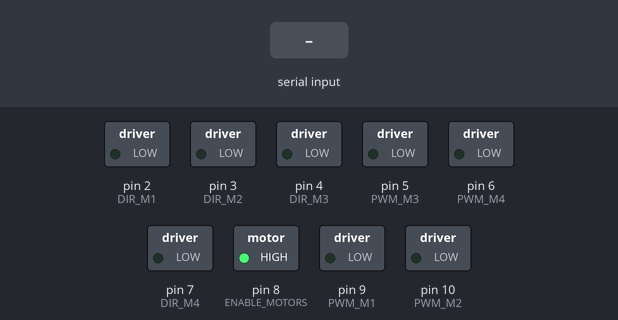
This sketch was run on a simulated Arduino Uno, built with avr-gcc and run on an emulated ATmega328P. Shown: switched loads named in the sketch (green lamp = pin HIGH). The test bench sets the inputs (shaded band). Pins used as bus, display or sensor lines are not drawn.

Above: at 1.2 s.
1.3 s: "90,45\n" received over Serial
At 2.1 s:
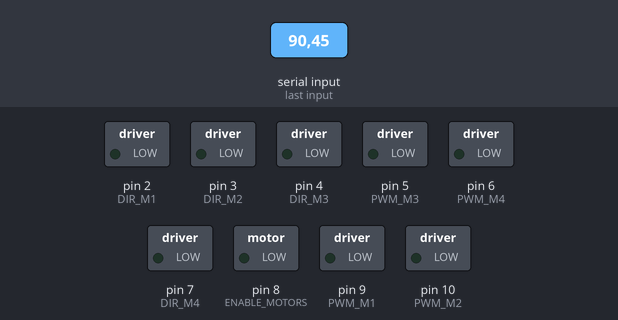
3.0 s: "30,150\n" received over Serial
At 3.13 s:
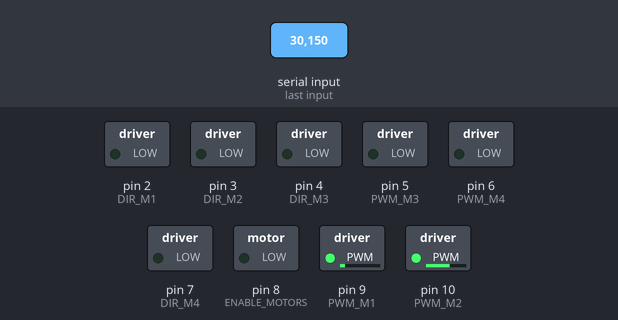
4.7 s: "5\n" received over Serial
At 5.5 s:
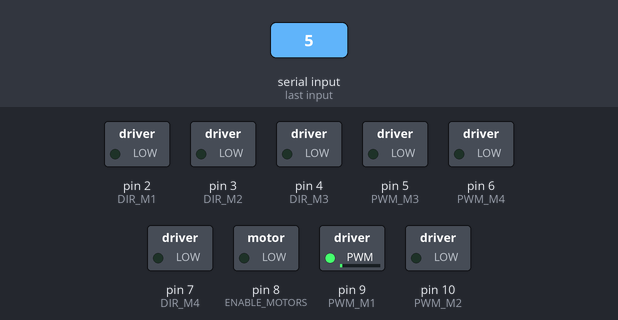
6.3 s: "90\n" received over Serial
At 6.8 s:
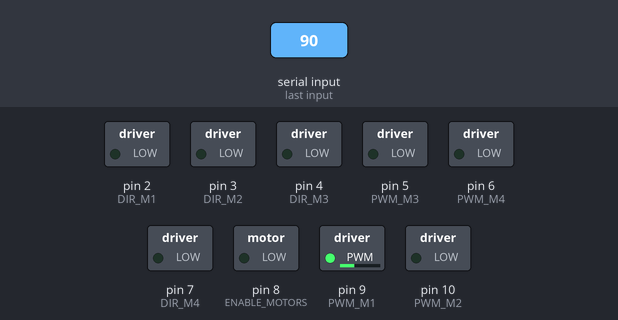
7.9 s: "200\n" received over Serial
At 9.2 s:
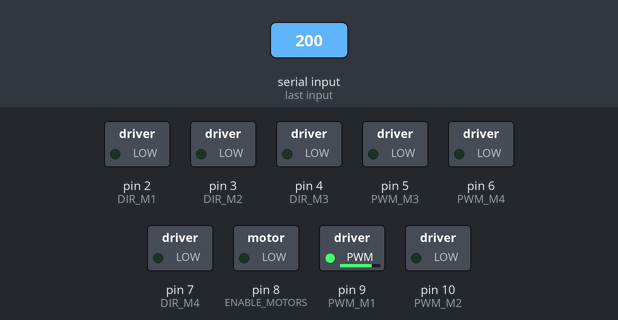
9.5 s: "1,90\n" received over Serial
At 9.63 s:
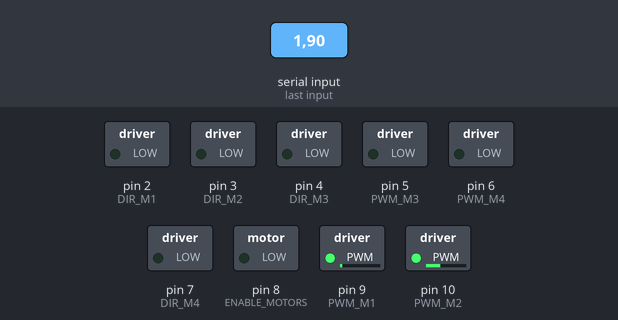
Timing chart, 0 to 12.2 s (numbered marks = the images above; inputs shaded):
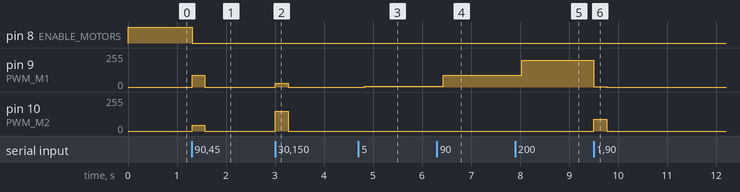

The sketch:

multimoto_serial_control.ino
```cpp
/*
    Robot Power MultiMoto v1.0 demo
    This software is released into the Public Domain

    This demo shows the setup of the L9958 chips and runs the 4 motor outputs
    independently.  Also Timer0 and Timer1 are set to higher frequency than standard.
    This may affect the millisecond timer function.

    v1.0 - initial release

*/

// include the SPI library:
#include <SPI.h>

// L9958 slave select pins for SPI
#define SS_M4 14
#define SS_M3 13
#define SS_M2 12
#define SS_M1 11

// L9958 DIRection pins
#define DIR_M1 2
#define DIR_M2 3
#define DIR_M3 4
#define DIR_M4 7

// L9958 PWM pins
#define PWM_M1 9
#define PWM_M2 10    // Timer1
#define PWM_M3 5
#define PWM_M4 6     // Timer0

// L9958 Enable for all 4 motors
#define ENABLE_MOTORS 8

int pwm1, pwm2, pwm3, pwm4;
int dir1, dir2, dir3, dir4;


void setup() {

  Serial.begin(9600);

  unsigned int configWord;

    // put your setup code here, to run once:
  pinMode(SS_M4, OUTPUT); digitalWrite(SS_M4, HIGH);  // HIGH = not selected
  pinMode(SS_M3, OUTPUT); digitalWrite(SS_M3, HIGH);
  pinMode(SS_M2, OUTPUT); digitalWrite(SS_M2, HIGH);
  pinMode(SS_M1, OUTPUT); digitalWrite(SS_M1, HIGH);

  // L9958 DIRection pins
  pinMode(DIR_M1, OUTPUT);
  pinMode(DIR_M2, OUTPUT);
  pinMode(DIR_M3, OUTPUT);
  pinMode(DIR_M4, OUTPUT);

  // L9958 PWM pins
  pinMode(PWM_M1, OUTPUT);  digitalWrite(PWM_M1, LOW);
  pinMode(PWM_M2, OUTPUT);  digitalWrite(PWM_M2, LOW);    // Timer1
  pinMode(PWM_M3, OUTPUT);  digitalWrite(PWM_M3, LOW);
  pinMode(PWM_M4, OUTPUT);  digitalWrite(PWM_M4, LOW);    // Timer0

  // L9958 Enable for all 4 motors
  pinMode(ENABLE_MOTORS, OUTPUT);  digitalWrite(ENABLE_MOTORS, HIGH);   // HIGH = disabled

  /******* Set up L9958 chips *********
  ' L9958 Config Register
  ' Bit
  '0 - RES
  '1 - DR - reset
  '2 - CL_1 - curr limit
  '3 - CL_2 - curr_limit
  '4 - RES
  '5 - RES
  '6 - RES
  '7 - RES
  '8 - VSR - voltage slew rate
  '9 - ISR - current slew rate
  '10 - ISR_DIS - current slew disable
  '11 - OL_ON - open load enable
  '12 - RES
  '13 - RES
  '14 - 0 - always zero
  '15 - 0 - always zero
  */

  // set to max current limit and disable ISR slew limiting
  configWord = 0b0000010000001100;

  SPI.begin();
  SPI.setBitOrder(LSBFIRST);
  SPI.setDataMode(SPI_MODE1);  // clock pol = low, phase = high

  // Motor 1
  digitalWrite(SS_M1, LOW);
  SPI.transfer(lowByte(configWord));
  SPI.transfer(highByte(configWord));
  digitalWrite(SS_M1, HIGH);
  // Motor 2
  digitalWrite(SS_M2, LOW);
  SPI.transfer(lowByte(configWord));
  SPI.transfer(highByte(configWord));
  digitalWrite(SS_M2, HIGH);
  // Motor 3
  digitalWrite(SS_M3, LOW);
  SPI.transfer(lowByte(configWord));
  SPI.transfer(highByte(configWord));
  digitalWrite(SS_M3, HIGH);
  // Motor 4
  digitalWrite(SS_M4, LOW);
  SPI.transfer(lowByte(configWord));
  SPI.transfer(highByte(configWord));
  digitalWrite(SS_M4, HIGH);

  // Reduce the PWM frequency to about 8kHz
  // Note, this will screw up the timer functions that use Timer0 such as millis()
  setPwmFrequency(PWM_M1, 8);
  setPwmFrequency(PWM_M3, 8);
}


// *******************************************
// ************** Main Loop ******************
// *******************************************
void loop() {

  while (Serial.available() > 0) {
    int LED_1 = Serial.parseInt();
    int LED_2 = Serial.parseInt();

//    LED_1 and LED_2 should be from 0 - 255
    analogWrite(PWM_M1, LED_1);  digitalWrite(DIR_M1, dir1);
    analogWrite(PWM_M2, LED_2);  digitalWrite(DIR_M2, dir1);

//    Serial.print(LED_1);
//    Serial.print(LED_2);

    digitalWrite(ENABLE_MOTORS, LOW);  // enable = LOW
    delay(100);
  }
//  // put your main code here, to run repeatedly:
//
//  //dir1 = 1; dir2 = 0; dir3 = 0; dir4 = 0;
//  //pwm1 = 47; pwm2 = 154; pwm3 = 225; pwm4 = 3;
//  /*
//  pwm1 = random(256); pwm2 = random(256); pwm3 = random(256); pwm4 = random(256);
//  dir1 = random(2); dir2 = random(2); dir3 = random(2); dir4 = random(2);
//  */
//
//  // toggle direction
//  dir1 = !dir1;
//
//  // ramp speed up for all motors
//  for (pwm1 = 0; pwm1 < 256; pwm1 +=5) {
//    analogWrite(PWM_M1, pwm1);  digitalWrite(DIR_M1, dir1);
//    analogWrite(PWM_M2, pwm1);  digitalWrite(DIR_M2, dir1);
//    analogWrite(PWM_M3, pwm1);  digitalWrite(DIR_M3, dir1);
//    analogWrite(PWM_M4, pwm1);  digitalWrite(DIR_M4, dir1);
//
//    digitalWrite(ENABLE_MOTORS, LOW);  // enable = LOW
//    delay(500);
//  }
//  delay(8000); // delay 2 sec
//
//  // ramp speed down for all motors
//  for (pwm1 = 255; pwm1 >= 0; pwm1 -=5) {
//    analogWrite(PWM_M1, pwm1);  digitalWrite(DIR_M1, dir1);
//    analogWrite(PWM_M2, pwm1);  digitalWrite(DIR_M2, dir1);
//    analogWrite(PWM_M3, pwm1);  digitalWrite(DIR_M3, dir1);
//    analogWrite(PWM_M4, pwm1);  digitalWrite(DIR_M4, dir1);
//
//    digitalWrite(ENABLE_MOTORS, LOW);  // enable = LOW
//    delay(500);
//  }
//  delay(8000);  // this is actually about 2 sec because we've changed Timer0's rate for the PWM

}
// ***********************************************
// ************** End Main Loop ******************
// ***********************************************


/*
 * Divides a given PWM pin frequency by a divisor.
 *
 * The resulting frequency is equal to the base frequency divided by
 * the given divisor:
 *   - Base frequencies:
 *      o The base frequency for pins 3, 9, 10, and 11 is 31250 Hz.
 *      o The base frequency for pins 5 and 6 is 62500 Hz.
 *   - Divisors:
 *      o The divisors available on pins 5, 6, 9 and 10 are: 1, 8, 64,
 *        256, and 1024.
 *      o The divisors available on pins 3 and 11 are: 1, 8, 32, 64,
 *        128, 256, and 1024.
 *
 * PWM frequencies are tied together in pairs of pins. If one in a
 * pair is changed, the other is also changed to match:
 *   - Pins 5 and 6 are paired (Timer0)
 *   - Pins 9 and 10 are paired (Timer1)
 *   - Pins 3 and 11 are paired (Timer2)
 *
 * Note that this function will have side effects on anything else
 * that uses timers:
 *   - Changes on pins 5, 6 may cause the delay() and
 *     millis() functions to stop working. Other timing-related
 *     functions may also be affected.
 *   - Changes on pins 9 or 10 will cause the Servo library to function
 *     incorrectly.
 *
 * Thanks to macegr of the Arduino forums for his documentation of the
 * PWM frequency divisors. His post can be viewed at:
 *   http://www.arduino.cc/cgi-bin/yabb2/YaBB.pl?num=1235060559/0#4
 */

void setPwmFrequency(int pin, int divisor) {
  byte mode;
  if(pin == 5 || pin == 6 || pin == 9 || pin == 10) { // Timer0 or Timer1
    switch(divisor) {
      case 1: mode = 0x01; break;
      case 8: mode = 0x02; break;
      case 64: mode = 0x03; break;
      case 256: mode = 0x04; break;
      case 1024: mode = 0x05; break;
      default: return;
    }
    if(pin == 5 || pin == 6) {
      TCCR0B = TCCR0B & 0b11111000 | mode; // Timer0
    } else {
      TCCR1B = TCCR1B & 0b11111000 | mode; // Timer1
    }
  } else if(pin == 3 || pin == 11) {
    switch(divisor) {
      case 1: mode = 0x01; break;
      case 8: mode = 0x02; break;
      case 32: mode = 0x03; break;
      case 64: mode = 0x04; break;
      case 128: mode = 0x05; break;
      case 256: mode = 0x06; break;
      case 1024: mode = 0x7; break;
      default: return;
    }
    TCCR2B = TCCR2B & 0b11111000 | mode; // Timer2
  }
}
```

Measured:
- after the input at 1.3 s, pin 8 (ENABLE_MOTORS): HIGH → LOW at once; pin 9 (PWM_M1): 0/255 → 90/255 at once, → 0/255 0.26 s later; pin 10 (PWM_M2): 0/255 → 45/255 at once, → 0/255 0.26 s later
- after the input at 3.0 s, pin 9 (PWM_M1): 0/255 → 30/255 at once, → 0/255 0.26 s later; pin 10 (PWM_M2): 0/255 → 150/255 at once, → 0/255 0.26 s later
- after the input at 4.7 s, pin 9 (PWM_M1): 0/255 → 5/255 after 0.13 s
- after the input at 6.3 s, pin 9 (PWM_M1): 5/255 → 90/255 after 0.13 s
- after the input at 7.9 s, pin 9 (PWM_M1): 90/255 → 200/255 after 0.13 s
- after the input at 9.5 s, pin 9 (PWM_M1): 200/255 → 1/255 at once, → 0/255 0.26 s later; pin 10 (PWM_M2): 0/255 → 90/255 at once, → 0/255 0.26 s later
